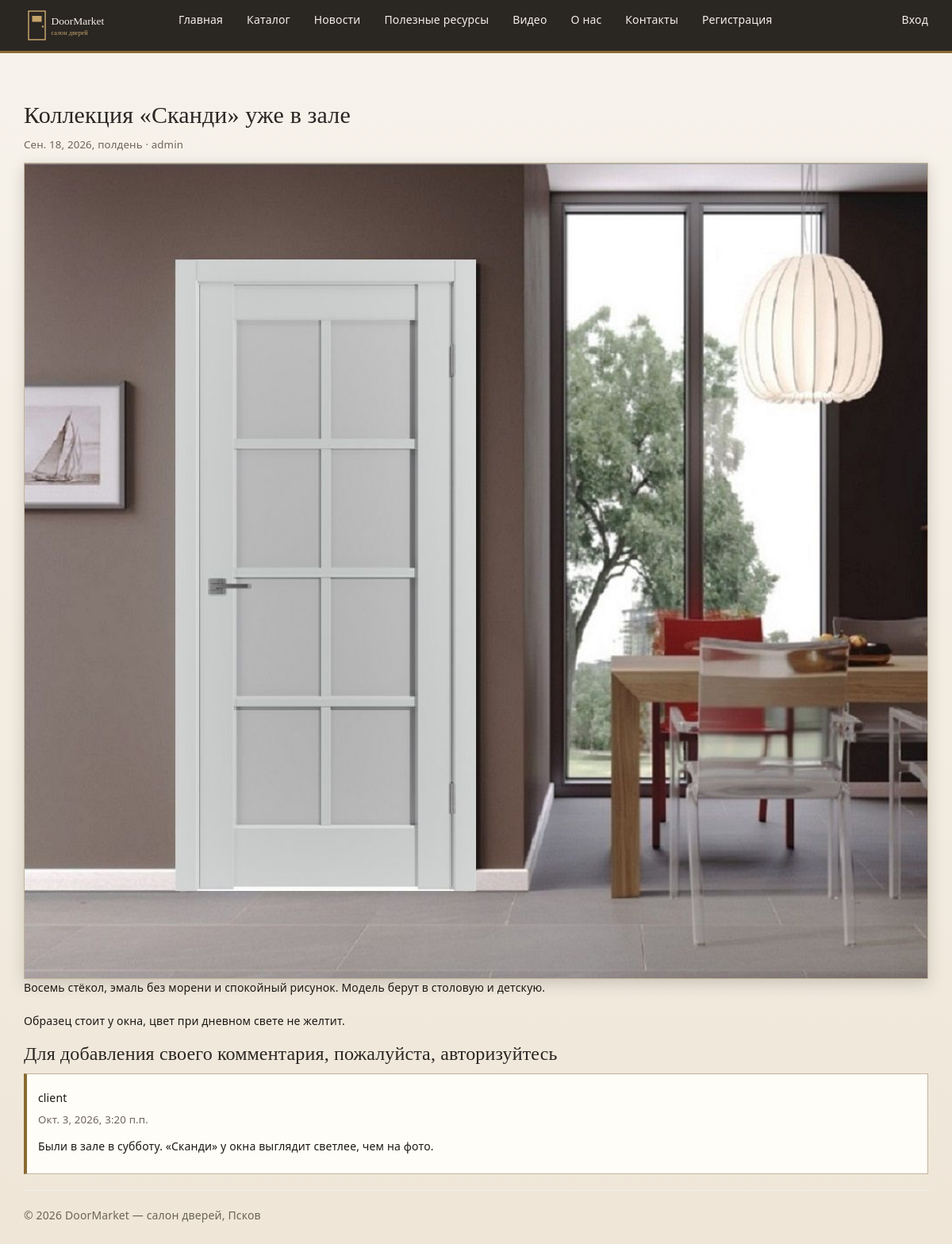
Screenshot of /blogpost/2/ with the database file from the repository.
### app/models.py (models this page shows, shortened)
class Blog(models.Model):
    title = models.CharField(max_length=100, unique_for_date="posted", verbose_name="Заголовок")
    description = models.TextField(verbose_name="Краткое содержание")
    content = models.TextField(verbose_name="Полное содержание")
    posted = models.DateTimeField(default=datetime.now, db_index=True, verbose_name="Опубликована")
    image = models.FileField(upload_to='posts', default='temp.jpg', verbose_name="Путь к картинке")
    author = models.ForeignKey(User, null=True, blank=True, on_delete=models.SET_NULL, verbose_name="Автор")
    class Meta:
        db_table = "Posts"
        ordering = ["-posted"]
        verbose_name = "статья блога"
        verbose_name_plural = "статьи блога"

class Comment(models.Model):
    text = models.TextField(verbose_name="Комментарий")
    date = models.DateTimeField(default=datetime.now, db_index=True, verbose_name="Дата")
    author = models.ForeignKey(User, on_delete=models.CASCADE, verbose_name="Автор")
    post = models.ForeignKey(Blog, on_delete=models.CASCADE, verbose_name="Статья")
    class Meta:
        db_table = "Comments"
        verbose_name = "Комментарий"
        verbose_name_plural = "Комментарии к статьям блога"
        ordering = ["-date"]

### app/views.py (the view)
# urls.py: path('blogpost/<int:parametr>/', views.blogpost, name='blogpost'),
def blogpost(request, parametr):
    assert isinstance(request, HttpRequest)
    post_1 = Blog.objects.get(id=parametr)
    comments = Comment.objects.filter(post=parametr)
    if request.method == "POST":
        form = CommentForm(request.POST)
        if form.is_valid():
            if not request.user.is_authenticated:
                return redirect('login')
            comment_f = form.save(commit=False)
            comment_f.author = request.user
            comment_f.date = datetime.now()
            comment_f.post = Blog.objects.get(id=parametr)
            comment_f.save()
            return redirect('blogpost', parametr=post_1.id)
    else:
        form = CommentForm()
    return render(
        request,
        'app/blogpost.html',
        {
            'post_1': post_1,
            'comments': comments,
            'form': form,
            'year': _year(),
        }
    )

### app/views.py (called while the page is built)
def _year():
    return datetime.now().year

### app/templates/app/blogpost.html
{% extends "app/layout.html" %}
{% block content %}
<h2>{{ post_1.title }}</h2>
<p class="posted">{{ post_1.posted }}{% if post_1.author %} · {{ post_1.author }}{% endif %}</p>
{% if post_1.image and post_1.image.url != '/media/temp.jpg' %}
<img class="post-image" src="{{ post_1.image.url }}" alt="Картинка статьи блога" />
{% endif %}
<p>{{ post_1.content|linebreaksbr }}</p>
{% if user.is_authenticated %}
    <h3>Добавить комментарий</h3>
    <form method="POST">{% csrf_token %}
    <div>
        {{ form.as_p }}
        <button type="submit" class="save btn btn-default">Отправить комментарий</button>
    </div>
    </form>
{% else %}
    <h3>Для добавления своего комментария, пожалуйста, авторизуйтесь</h3>
{% endif %}
{% for comment in comments %}
<div class="comment-card">
    <h5>{{ comment.author }}</h5>
    <p class="comment-date">{{ comment.date }}</p>
    <p>{{ comment.text|linebreaksbr }}</p>
</div>
{% endfor %}
{% endblock %}

### app/static/app/content/site.css (style rules this page uses)
body { padding-top: 110px; padding-bottom: 20px; }
body { color: #1c1915; background-color: #f3eee6; background-image: linear-gradient(180deg, #f7f3ec 0%, #efe6d8 100%); font-family: "Segoe UI", Georgia, "Times New Roman", serif; letter-spacing: 0.01em; line-height: 1.5; text-align: left; }
h1, h2, h3 { color: #2a2622; font-family: Georgia, "Times New Roman", serif; margin-top: 18px; margin-bottom: 12px; }
p { margin: 0 0 12px; }
.category-card, .product-card, .comment-card, .developer-card, .news-teaser, .video-block { background-color: #fffdf8; border: 1px solid #c4b49a; padding: 12px 14px; margin-bottom: 16px; }
.product-card img, .product-photo, .post-image, #myCarousel .item img, #productCarousel .item img { width: 100%; border: 1px solid #c4b49a; }
.product-photo, .post-image { box-shadow: 0 6px 18px rgba(28, 25, 21, 0.18); }
.comment-card { border-left: 4px solid #8a6a32; margin-top: 12px; }
.comment-date, .posted { color: #6d6458; font-size: 0.95em; }

### rows the page displays
Blog: title "Коллекция «Сканди» уже в зале", posted "Сен. 18, 2026, полдень", author "admin", image (picture), content "Восемь стёкол, эмаль без морени и спокойный рисунок. Модель берут в столовую и детскую. Образец стоит у окна, цвет при дневном свете не желтит."
Comment: author "client", date "Окт. 3, 2026, 3:20 п.п.", text "Были в зале в субботу. «Сканди» у окна выглядит светлее, чем на фото."

### other values shown
{{ year }} "2026"
